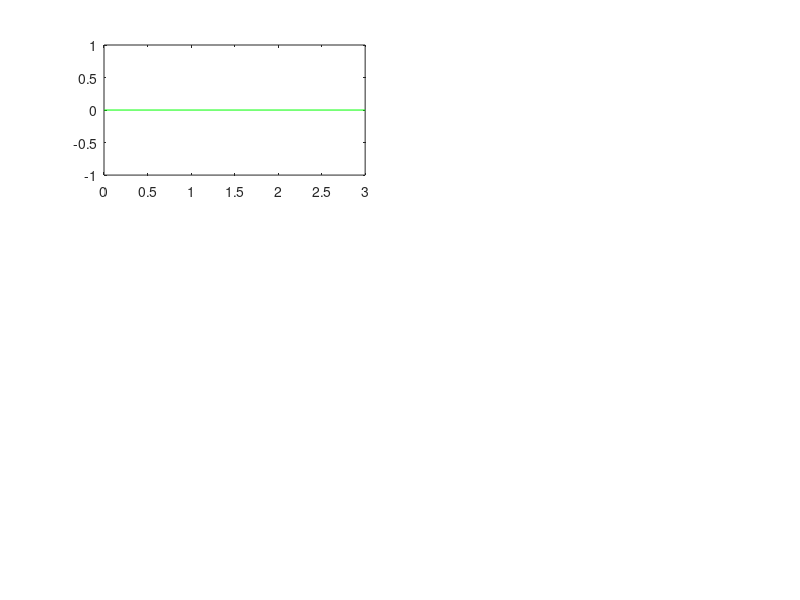

Reproduce this figure in MATLAB. (Note: this script raises an error after producing the figure.)
clear all; clc; close all;
% general_folder = '/data/FaezehRahbar/Projects/OSL_STE_multi-robot/Results/webots';

for a=1
%     if(a==1), folder_list = dir([general_folder '/0_no_com_no_coor/1_robot']); end
%     if(a==2), folder_list = dir([general_folder '/0_no_com_no_coor/2_robots']); end
%     if(a==3), folder_list = dir([general_folder '/0_no_com_no_coor/3_robots']); end
%     
%     if(a==4), folder_list = dir([general_folder '/1_com_no_coor/2_robots']); end
%     if(a==5), folder_list = dir([general_folder '/1_com_no_coor/3_robots']); end
%     if(a==8), folder_list = dir('/data/FaezehRahbar/Projects/OSL_STE_multi-robot/Results/1_com_no_coor/3_robots_2'); end
%     
%     if(a==6), folder_list = dir([general_folder '/2_com_coor/2_robots']); end
%     if(a==7), folder_list = dir([general_folder '/2_com_coor/3_robots']); end
%     if(a==9), folder_list = dir('/data/FaezehRahbar/Projects/OSL_STE_multi-robot/Results/2_com_coor/3_robots_2'); end
%     
%     if(a==10), folder_list = dir('/data/FaezehRahbar/Projects/OSL_STE_multi-robot/Results/friends_goal_prediction/2_robots'); end
%     if(a==11), folder_list = dir('/data/FaezehRahbar/Projects/OSL_STE_multi-robot/Results/friends_goal_prediction/3_robots'); end
%     
%     if(a==12), folder_list = dir('/data/FaezehRahbar/Projects/OSL_STE_multi-robot/Results/2nd_round/2/2_robots'); end
%     if(a==13), folder_list = dir('/data/FaezehRahbar/Projects/OSL_STE_multi-robot/Results/2nd_round/2/3_robots'); end
%     
%     if(a==0), folder_list = dir('/data/FaezehRahbar/Projects/OSL_STE_multi-robot/Results/new_braitenberg_internal_timeout'); end
    
    % choose the folders
    folder_list = dir('/home/wjin/Workspace/continuous_STE/Results/results_test_maps_4000_dataset/2');
    folder_list = folder_list(~ismember({folder_list.name},{'.','..','current'}));
    folder_list = folder_list([folder_list.isdir]);
    exp_number = length(folder_list);
    
    % empty arrays
    expected_list = zeros(exp_number, 5);
    max_list = zeros(exp_number, 5);
    num_iteration = zeros(exp_number,1);
    entropy_list = zeros(exp_number,1);
    travelled_dist = zeros(exp_number,1);
    spent_time = zeros(exp_number,1);
    
    
    %% gather stats
    for i=1:exp_number
        folder_name = [folder_list(end-i+1).folder, '/', folder_list(end-i+1).name];
        % multiple robots
        robot_list = dir(folder_name);
        robot_list = robot_list(~ismember({robot_list.name},{'.','..'}));
        robot_list = robot_list([robot_list.isdir]);
        ID = arrayfun(@(struct) str2num(struct.name),robot_list);
        % ground truth and other params
        params = my_text2struct([[folder_name, '/', num2str(ID(1))], '/param_log.csv']);
        source_real_position = params.source_position;
        Q_min = params.min_maxs(1); Q_max = params.min_maxs(2);
        source_position_min = [params.min_maxs(3),params.min_maxs(5)];
        source_position_max = [params.min_maxs(4),params.min_maxs(6)];
        a_y_min = params.min_maxs(7); a_y_max = params.min_maxs(8);
        b_y_min = params.min_maxs(9); b_y_max = params.min_maxs(10);
        Q_nbins = params.nbins(1);
        x_nbins = params.nbins(2);
        y_nbins = params.nbins(3);
        a_y_nbins = params.nbins(4);
        b_y_nbins = params.nbins(5);
        finish_time = 10e+10; % just an initialization
        for j=1:params.number_of_robots
            folder_name_ID = [folder_name, '/', num2str(ID(j))];
            % data files :
            %position_history = dlmread([folder_name_ID, '/goal_position.csv']); %position_history
            expected_a_posteriori = dlmread([folder_name_ID '/expected_a_posteriori.csv']);
            max_a_posteriori = dlmread([folder_name_ID '/max_a_posteriori.csv']);
            entropy = dlmread([folder_name_ID '/entropy.csv']);
            % data extraction from the robot who finished first:
            if(entropy(end,2) < finish_time)
                finish_time = entropy(end,2);
                spent_time(i) = finish_time;%/1000;
                %expected_list(i,:) = expected_a_posteriori(end,2:end-2);
                expected_list(i,:) = expected_a_posteriori(end,2:end) - [source_real_position(1) source_real_position(2) 0 0 0];
                if(isnan(expected_list(i,1))) 
                    expected_list(i,:) = expected_a_posteriori(end-1,2:end) - [source_real_position(1) source_real_position(2) 0 0 0];
                end
                %max_list(i,:) = max_a_posteriori(end,3:end-2);
                max_list(i,:) = max_a_posteriori(end,2:end) - [source_real_position(1) source_real_position(2) 0 0 0];
                entropy_list(i) = entropy(end,1);
            end
            %         num_iteration(i) = num_iteration(i) + sum(entropy(:,2) < finish_time);
            %         travelled_dist(i) = travelled_dist(i) + travelled_distance_calculation(position_history,1,sum(entropy(:,2) < finish_time));
        end
        for j=1:params.number_of_robots
            folder_name_ID = [folder_name, '/', num2str(ID(j))];
            position_history = dlmread([folder_name_ID, '/goal_position.csv']);
            num_iteration(i) = num_iteration(i) + sum(position_history(:,5) < finish_time);
            travelled_dist(i) = travelled_dist(i) + travelled_distance_calculation(position_history,1,sum(position_history(:,5) < finish_time));
            if(travelled_dist(i) > 2e4)
                disp(folder_name_ID);
                params.number_of_robots
            end
        end
%         if(entropy_list(i) > 0.05), rmdir(folder_name, 's'); end
    end
    %%
%     bad_runs = entropy_list>0.1;
%     travelled_dist(bad_runs)=[];
%     spent_time(bad_runs)=[];
%     num_iteration(bad_runs)=[];
%     expected_list(bad_runs,:)=[];
%     max_list(bad_runs,:)=[];
%     entropy_list(bad_runs,:)=[];
    
    %% plot
    f0 = figure('Position', [-1919          28         753        1066]);
    
    if(size(expected_list,2)==6)
        
        subplot(3,2,1);
        plot([0,3], [source_real_position(1), source_real_position(1)], 'g');
        hold on;
        boxplot([expected_list(:,2), max_list(:,2)]);
        ylim([source_position_min(1) source_position_max(1)]);
        xticklabels({'expected','max'})
        grid on;
        title('X');
        
        subplot(3,2,3);
        plot([0,3], [source_real_position(2), source_real_position(2)], 'g');
        hold on;
        boxplot([expected_list(:,3), max_list(:,3)]);
        ylim([source_position_min(2) source_position_max(2)]);
        xticklabels({'expected','max'})
        grid on;
        title('Y');
        
        subplot(3,2,5);
        plot([0,3], [source_real_position(3), source_real_position(3)], 'g');
        hold on;
        boxplot([expected_list(:,4), max_list(:,4)]);
        ylim([source_position_min(3) source_position_max(3)]);
        xticklabels({'expected','max'})
        grid on;
        title('Z');
        
        subplot(3,2,2);
        boxplot([expected_list(:,1), max_list(:,1)]);
        ylim([Q_min Q_max]);
        xticklabels({'expected','max'})
        grid on;
        title('Q');
        
        subplot(3,2,4);
        boxplot([expected_list(:,5), max_list(:,5)]);
        ylim([a_y_min a_y_max]);
        xticklabels({'expected','max'})
        grid on;
        title('Sigma_a');
        
        subplot(3,2,6);
        boxplot([expected_list(:,6), max_list(:,6)]);
        ylim([b_y_min b_y_max]);
        xticklabels({'expected','max'})
        grid on;
        title('Sigma_b');
        
    end
    if(size(expected_list,2) == 5)
        
        subplot(3,2,1);
        plot([0,3], [0 0], 'g');
        hold on;
        boxplot([expected_list(:,1), max_list(:,1)]);
        %     ylim([source_position_min(1) source_position_max(1)]);
        xticklabels({'expected','max'})
        grid on;
        title('error on X');
        
        subplot(3,2,3);
        plot([0,3], [0 0], 'g');
        hold on;
        boxplot([expected_list(:,2), max_list(:,2)]);
        %     ylim([source_position_min(2) source_position_max(2)]);
        xticklabels({'expected','max'})
        grid on;
        title('error on Y');
        
        subplot(3,2,2);
        boxplot([expected_list(:,3), max_list(:,3)]);
        ylim([Q_min Q_max]);
        xticklabels({'expected','max'})
        grid on;
        title('Q');
        
        subplot(3,2,4);
        boxplot([expected_list(:,4), max_list(:,4)]);
        ylim([a_y_min a_y_max]);
        xticklabels({'expected','max'})
        grid on;
        title('Sigma_a');
        
        subplot(3,2,6);
        boxplot([expected_list(:,5), max_list(:,5)]);
        ylim([b_y_min b_y_max]);
        xticklabels({'expected','max'})
        grid on;
        title('Sigma_b');
        
    end
    
    % iterations
    f1 = figure('Position', [-1161         674         580         420]);
    boxplot(num_iteration);
    grid on;
    title('number of iterations');
    
    pause(1);
    
    % entropy
    f2 = figure('Position', [-589   680   590   414]);
    boxplot(entropy_list);
    grid on;
    title('final entropy values');
    
    pause(1);
    
    % travelled distance
    f3 = figure('Position', [-1163 77 590 414]);
    boxplot(travelled_dist);
    grid on;
    title('sum of travelled distances');
    
    pause(1);
    
    % spent time
    f4 = figure('Position', [-599    72   600   416]);
    boxplot(spent_time);
    grid on;
    title('experiment duration');
    
    
    %% save
    saveas(f0,[folder_list(1).folder '/max_and_expected_values.png']);
    saveas(f1,[folder_list(1).folder '/number_iterations.png']);
    saveas(f2,[folder_list(1).folder '/final_entropy_values.png']);
    saveas(f3,[folder_list(1).folder '/sum_travelled_dist.png']);
    saveas(f4,[folder_list(1).folder '/sum_exp_duration.png']);
    data = [num_iteration, expected_list, travelled_dist, spent_time];
    save([folder_list(1).folder '/data.mat'],'data');
    
    %%
end

function dist = travelled_distance_calculation(position_history,start_ind,end_ind)
x = position_history(:,2);
y = position_history(:,3);
dist_2pt = sqrt( (x(start_ind+1:end_ind) - x(start_ind:end_ind-1)).^2 + (y(start_ind+1:end_ind) - y(start_ind:end_ind-1)).^2 );
dist = sum(dist_2pt);
end
